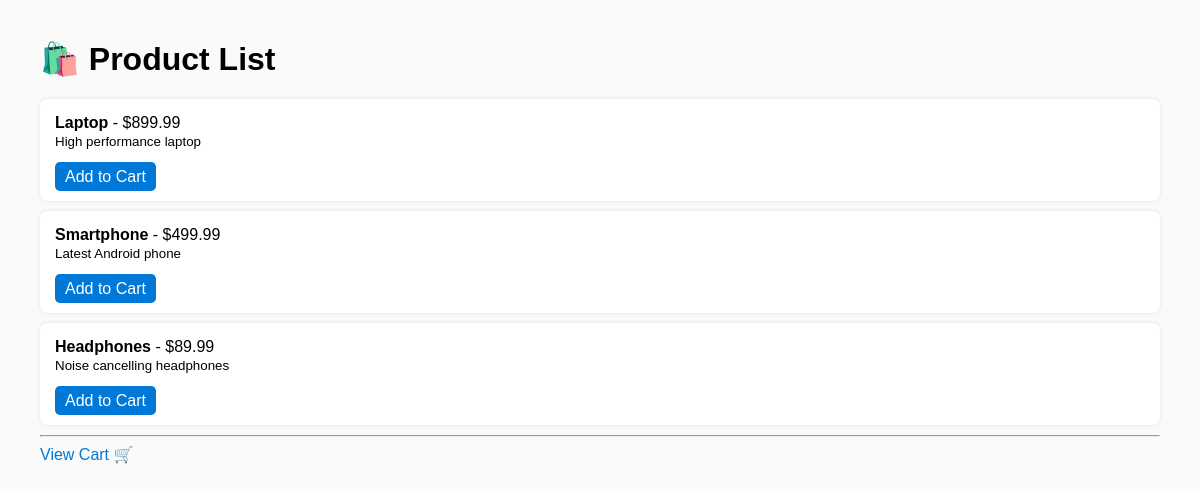
The app's page /, older data.
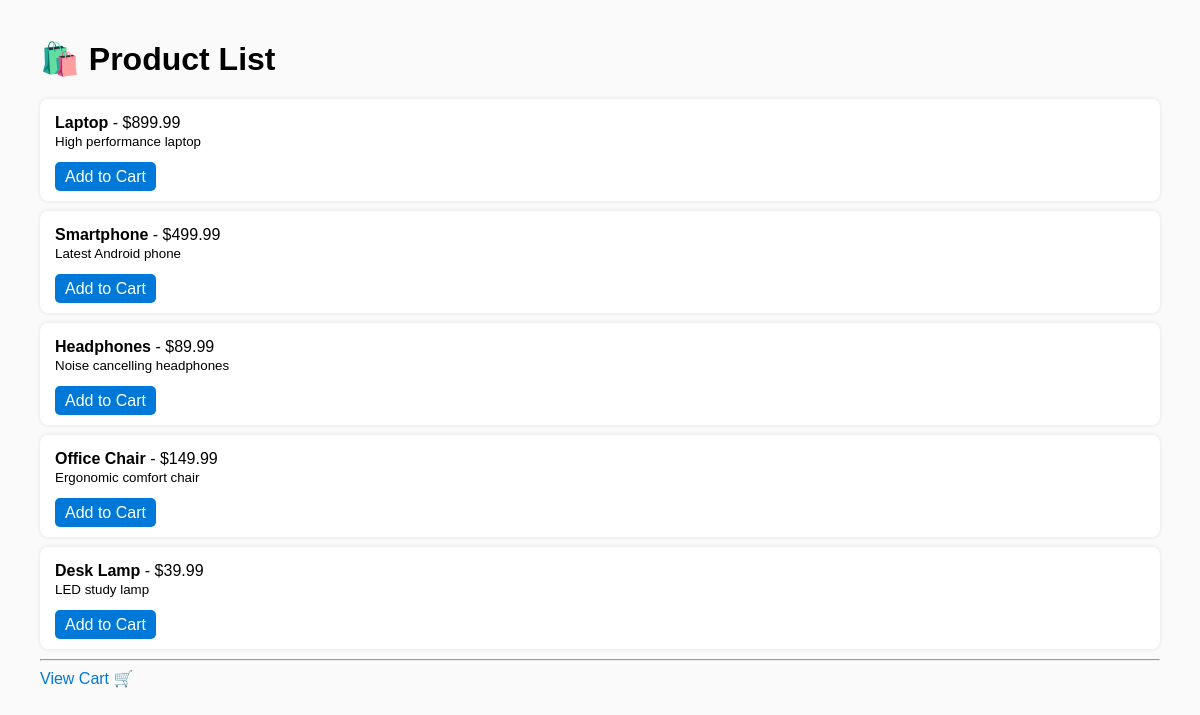
The same page, newer data.
### tables this page shows
CREATE TABLE products (
    id INTEGER PRIMARY KEY AUTOINCREMENT,
    name TEXT,
    price REAL,
    description TEXT,
    category TEXT
);

### app.py (the view)
@app.route("/")
def index():
    conn = get_db_connection()
    products = conn.execute("SELECT * FROM products").fetchall()
    conn.close()
    return render_template("index.html", products=products)

### app.py (called while the page is built)
def get_db_connection():
    conn = sqlite3.connect("database/products.db")
    conn.row_factory = sqlite3.Row
    return conn

### templates/index.html (shortened to what this page needs)
<!DOCTYPE html>
<html>
<head>
</head>
<body>
  <h1>🛍️ Product List</h1>
  {% for p in products %}
    <div class="product">
      <b>{{ p['name'] }}</b> - ${{ "%.2f"|format(p['price']) }} <br>
      <small>{{ p['description'] }}</small><br><br>
      <a class="btn" href="{{ url_for('add_to_cart', product_id=p['id']) }}">Add to Cart</a>
    </div>
  {% endfor %}
  <hr>
  <a href="{{ url_for('cart') }}">View Cart 🛒</a>
</body>
</html>

### templates/index.html (style rules this page uses)
body { font-family: Arial; margin: 40px; background: #fafafa; }
.product { background: #fff; padding: 15px; margin: 10px 0; border-radius: 8px; box-shadow: 0 0 4px rgba(0,0,0,0.1); }
a { text-decoration: none; color: #0078D7; }
.btn { background: #0078D7; color: white; padding: 6px 10px; border-radius: 5px; }

Row changes from the older to the newer data that the page shows:
added products: name "Office Chair", price "149.99", description "Ergonomic comfort chair"
added products: name "Desk Lamp", price "39.99", description "LED study lamp"
